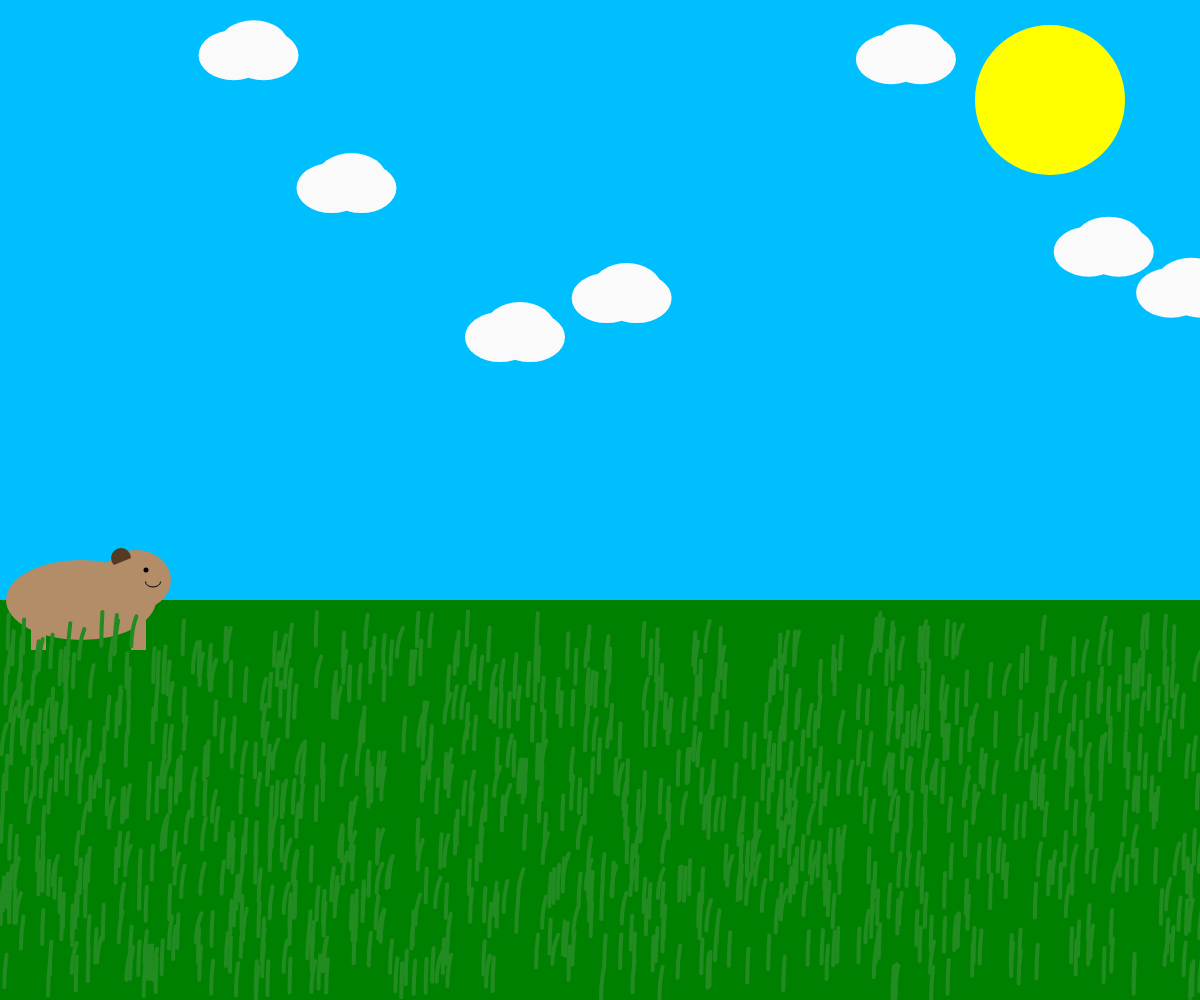
Frame 1 (no input)
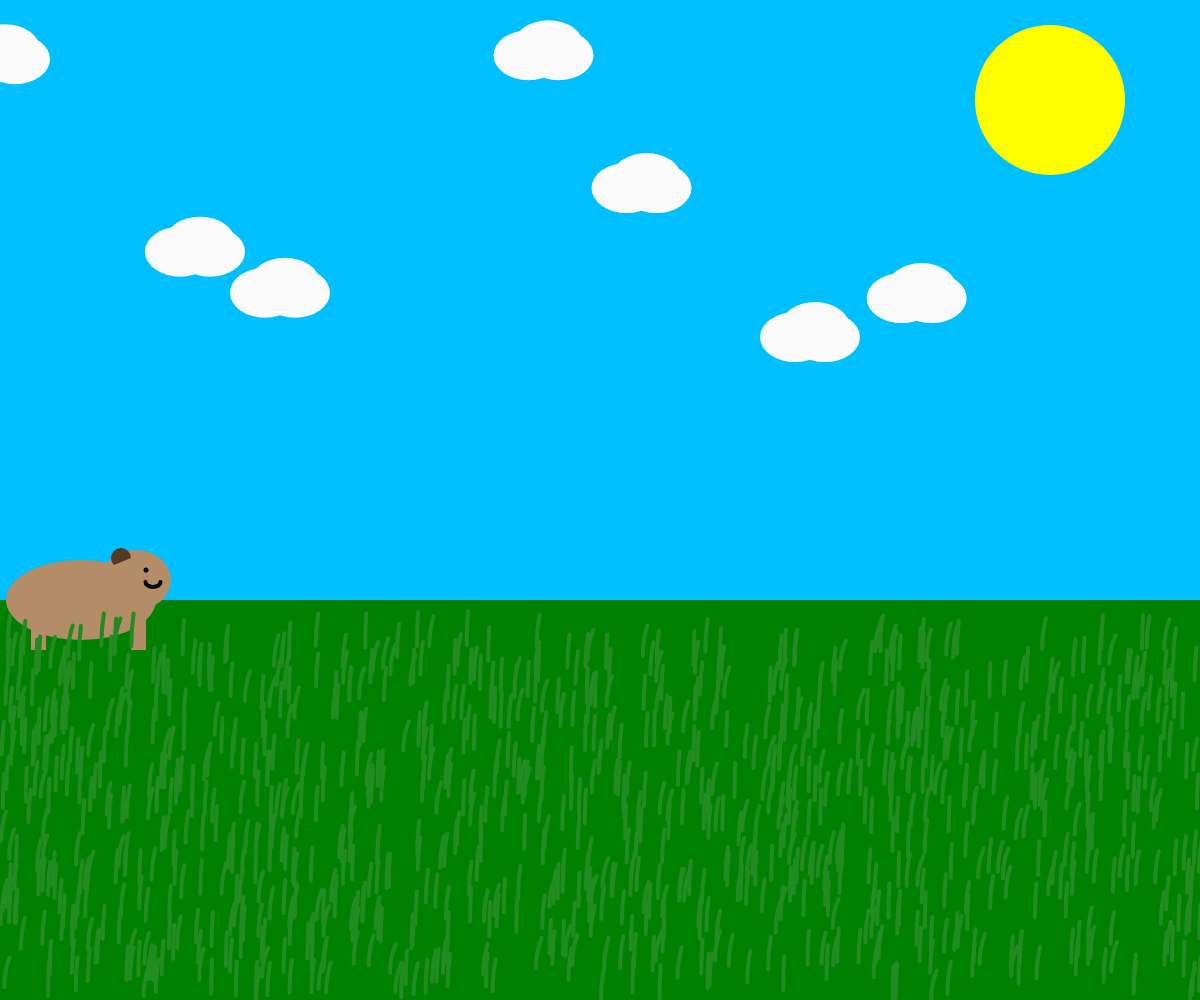
Frame 60 (no input)
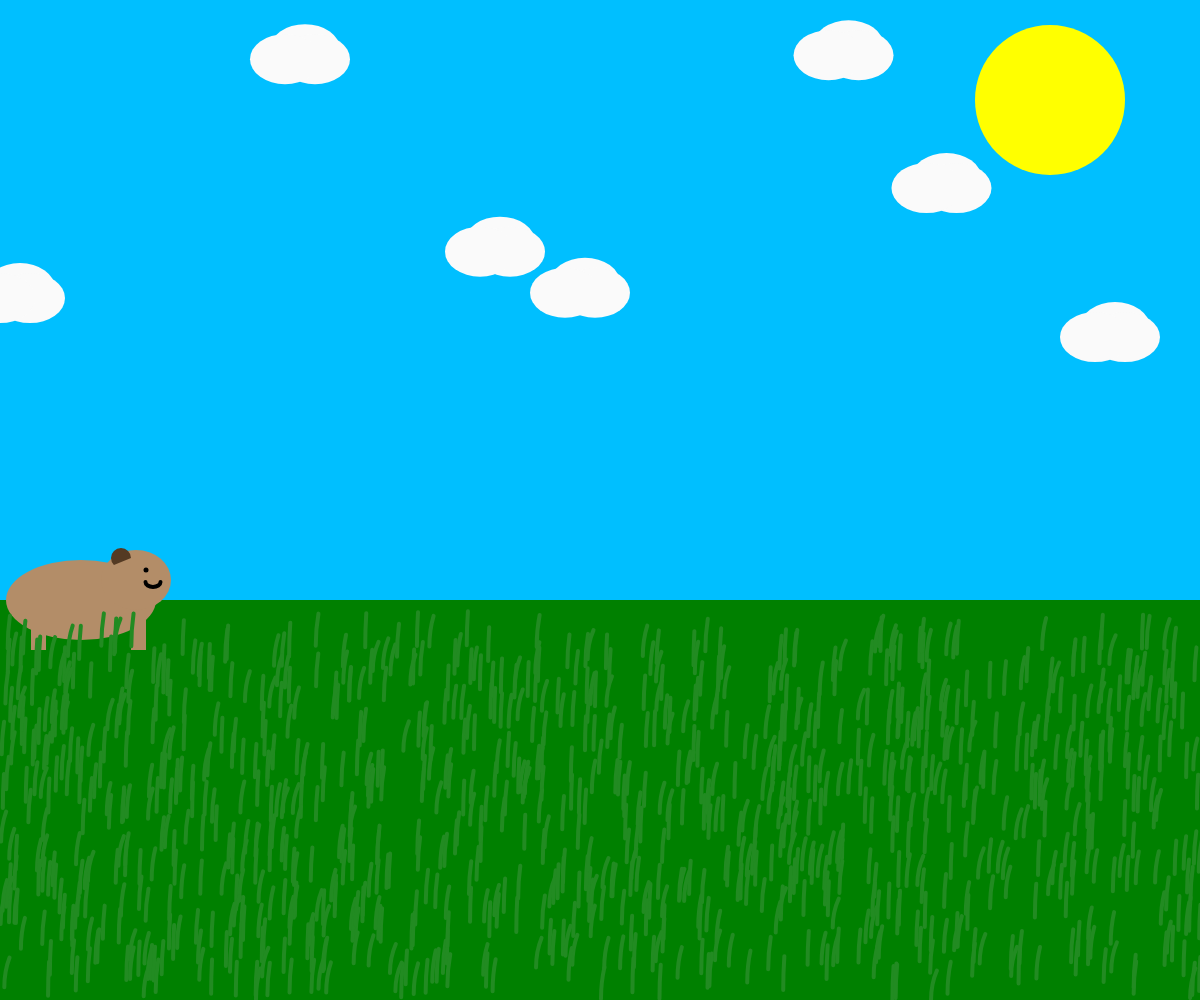
Frame 120 (the mouse pressed at the canvas centre since frame 60)

The p5.js sketch that drew these frames (run headless with seeded random() and noise() and a simulated clock; from frame 60 on, the mouse is pressed at the canvas centre):

// p5.js sketch
// ── sketch.js
let grassY = 0;
let grassW = 0;
let grassH = 0;

let bladeW = 0;
let bladeH = 0;
let bladeStart = 0;
let bladeStop = 0;

let capyX = 0;
let capyY = 0;
let headX = 0;
let headY = 0;
let earX = 0;
let earY = 0;
let eyeX = 0;
let eyeY = 0;
let smileX = 0;
let smileY = 0;
let armX = 0;
let armY = 0;
let legX = 0;
let legY = 0;

var blade = [];
var cloud = [];
var bladeDirection;

function setup() {
  createCanvas(windowWidth, windowHeight);
  background(100);
  noCursor();

  grassW = windowWidth;
  grassH = windowHeight / 2.5;
  grassY = windowHeight - grassH;

  bladeW = 70;
  bladeH = 200;
  bladeStart = PI;
  bladeStop = PI + QUARTER_PI;
  bladeDirection = false;

  capyX = 81;
  capyY = grassY;
  headX = capyX + 55;
  headY = grassY - 20;
  earX = headX - 15;
  earY = headY - 22;
  eyeX = headX + 10;
  eyeY = headY - 10;
  smileX = headX + 17;
  smileY = headY + 2;
  armX = capyX + 50;
  armY = capyY + 20;
  legX = capyX - 50;
  legY = armY;

  for (var i = 0; i < 1000; i++) {
    blade[i] = new Blades();
  }

  for (var j = 0; j < 7; j++) {
    cloud[j] = new Clouds();
  }
}

function draw() {
  background("deepskyblue");

  Sun();

  for (var i = 0; i < 7; i++) {
    cloud[i].animate();
    cloud[i].cloud();
  }

  Grass();

  Capy();

  for (var j = 0; j < 1000; j++) {
    blade[j].animate();
    blade[j].blade();
  }
}

function Grass() {
  fill("green");
  noStroke();
  rect(0, grassY, grassW, grassH);
}

function Sun() {
  fill("yellow");
  noStroke();
  circle(windowWidth - 150, 100, 150);
}

function Blades() {
  this.x = random(grassW + 50);
  this.y = random(windowHeight / 1.55, windowHeight);

  this.blade = function () {
    noFill();
    stroke("forestgreen");
    strokeWeight(4);
    arc(this.x, this.y, bladeW, bladeH, bladeStart, bladeStop);
  };

  this.animate = function () {
    if (bladeH >= 300) {
      bladeDirection = true;
    } else if (bladeH <= 100) {
      bladeDirection = false;
    }

    if (bladeDirection == false) {
      bladeH = bladeH + 0.5;
    } else if (bladeDirection == true) {
      bladeH = bladeH - 0.5;
    }
  };
}

function Clouds() {
  this.x = random(windowWidth);
  this.y = random(grassH);

  this.cloud = function () {
    fill(250);
    noStroke();
    ellipse(this.x, this.y, 70, 50);
    ellipse(this.x + 10, this.y + 10, 70, 50);
    ellipse(this.x - 20, this.y + 10, 70, 50);
  };

  this.animate = function () {
    this.x = this.x + 5;

    if (this.x > windowWidth) {
      this.x = 0;
    }
  };
}

function Capy() {
  noStroke();
  fill(179, 141, 104);
  ellipse(capyX, capyY, 150, 80);
  ellipse(headX, headY, 70, 60);
  rect(armX, armY, 15, 30);
  rect(legX, legY, 15, 30);

  fill(84, 58, 35);
  arc(earX, earY, 20, 20, PI - QUARTER_PI, 0, OPEN);

  fill("black");
  ellipse(eyeX, eyeY, 5, 5);

  noFill();
  stroke("black");
  arc(smileX, smileY, 15, 10, 0, PI);

  if (keyIsDown(LEFT_ARROW)) {
    capyX = capyX - 5;
    headX = headX - 5;
    earX = earX - 5;
    eyeX = eyeX - 5;
    smileX = smileX - 5;
    armX = armX - 5;
    legX = legX - 5;
  }

  if (keyIsDown(RIGHT_ARROW)) {
    capyX = capyX + 5;
    headX = headX + 5;
    earX = earX + 5;
    eyeX = eyeX + 5;
    smileX = smileX + 5;
    armX = armX + 5;
    legX = legX + 5;
  }
}
